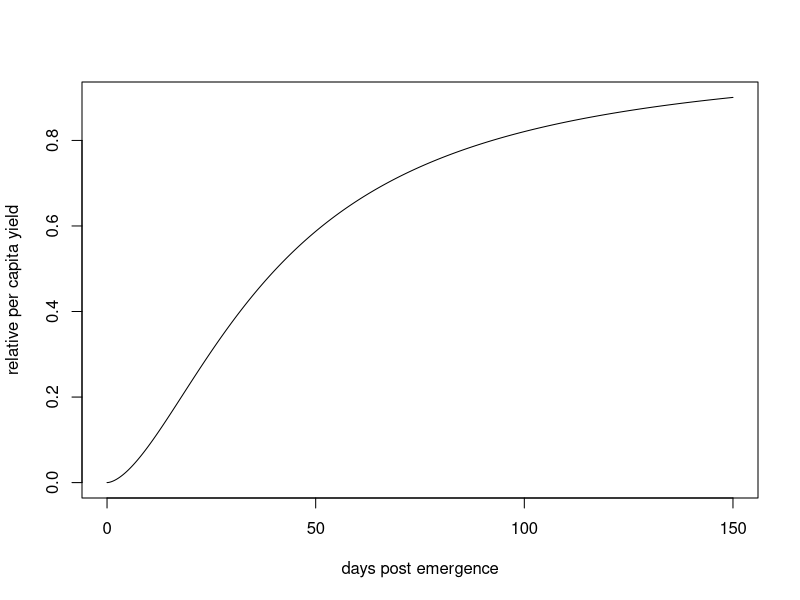
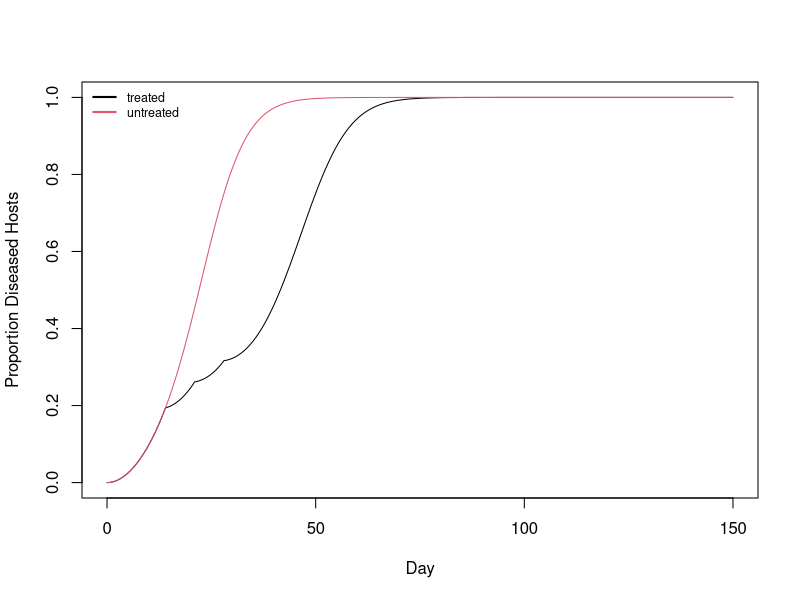
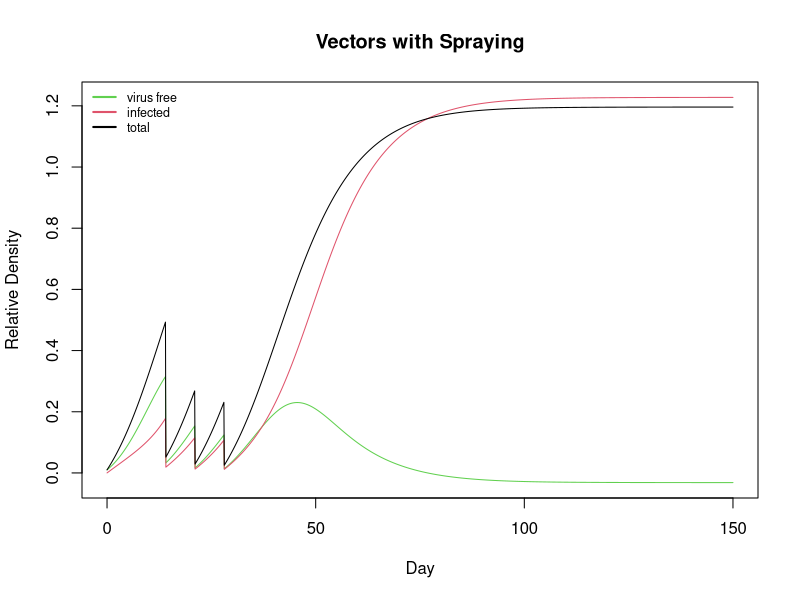
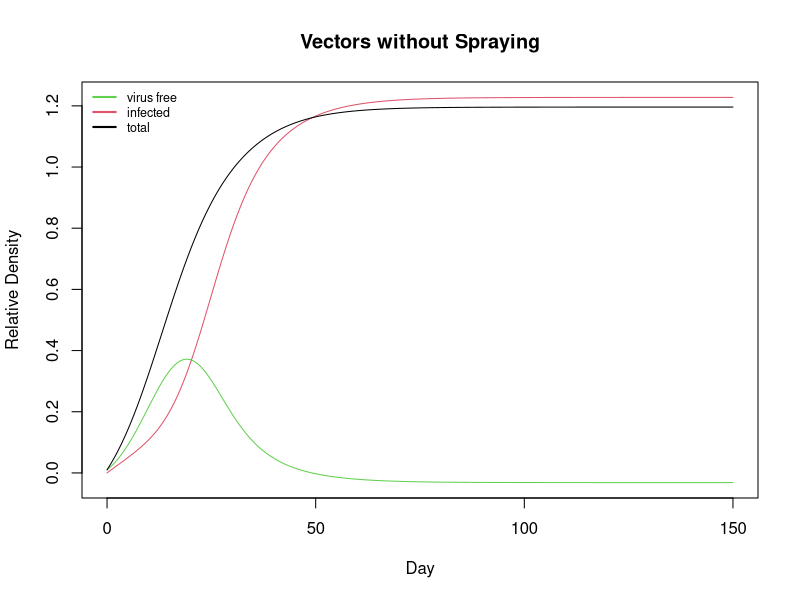

The R source for these figures, in order:
## ---- chunk 1
## Turn scientific notation off for printing
options(scipen = 999)
## Load the deSolve library		
library(deSolve)
## ---- chunk 2
# per capita yield if infected at time t
# modeled as a sigmoidal curve
k <- 1.68453
alpha <- 511.15
X <- function(t,alpha=alpha,k=k){
  #k determines the maximal steepness of increase
  #alpha^(1/k) is the the abscissa corresponding to ordinate value 1/2
  (t^k)/((alpha) + (t^k))
}
## ---- chunk 3
last.time <- 150 # 210 #last day of season

time <- seq(0,last.time, by = 0.1) #time points during growing season
## ---- chunk 4
## Solve simultaneously for D, S, and I, with different birth rates

DSIYdyn.cond <- function(t, y, p){
	D <- y[1]
	S <- y[2]
	I <- y[3]
	Y <- y[4]
	with(as.list(p),{
		dD.dt <- a*(1-D)*I/(1-D+D*rho.i)
	  dS.dt <- (b*(1-D)+bi*D)*(S+I)*(1-S-I) - delta*S - lambda*D*rho.n*S/(1-D+D*rho.n) + IM
		dI.dt <-  lambda*D*rho.n*S/(1-D+D*rho.n) - delta*I + IM
	  dY.dt <- (X(t,alpha=alpha,k=k)-1)*dD.dt
 		return(list(c(dD.dt, dS.dt,dI.dt,dY.dt)))
		})
}

#initial conditions
D0 <- 0 #disease free
S0 <- 0.01 #1% of carrying capacity
I0 <- 0.01*S0 #1% of susceptible density
Y0 <- 1

#parameters

a <- 0.2	#inoculation rate (based on Buchman et al. 2011)
delta <- 0.003 #vector death rate, estimated from longevity reported in Yang et al. 2010
lambda <- 0.2 #acquisition rate

#no preference
rho.i <- 1 #1.0
rho.n <- 1 #1.0

# case b1: b = bi
b <- .1015# this value is from Yang et al. (2010), Table 5
bi <- .07#b

# immigrating psyllids
IM <- .01

parms <- c(a = a, delta = delta, lambda = lambda, rho.i = rho.i, rho.n = rho.n, b = b, bi = bi, IM = IM)

#instantaneous mortality caused by spray treatment
m <- 0.9 

#spray treatment dates
spray.days <- c(14,21,28) #(14, 21, 28)

sprayfun <- function(t,y,parms){
  with(as.list(y),{
    y[1] <- y[1]
    y[2] <- (1-m)*y[2]
    y[3] <- (1-m)*y[3]
    y[4] <- y[4]
    return(y)
    })
}

# out <- ode(c(D0=D0, S0=S0, I0=I0), time, DSIdyn.cond, parms=parms,
#           events = list(func = sprayfun, time = spray.days))
out <- ode(c(D0=D0, S0=S0, I0=I0, Y0=Y0), time, DSIYdyn.cond, parms=parms,
           events = list(func = sprayfun, time = spray.days))

#same scenario but with no spraying
# out.nospray <- ode(c(D0=D0, S0=S0, I0=I0), time, DSIdyn.cond, parms=parms)
out.nospray <- ode(c(D0=D0, S0=S0, I0=I0, Y0=Y0), time, DSIYdyn.cond, parms=parms)

#total yield
L.index <- length(out[,1]) #index value for last day of season
yield <- out[L.index,5]
yield.no.spray <- out.nospray[L.index,5]
## ---- chunk 5
max.yield.per.plant <- 1 # 1.084
spray.cost <- 50
max.value <- 3080
fixed.cost <- 1635
treat.cost <- spray.cost*length(spray.days)
net <- max.value*max.yield.per.plant*yield - treat.cost - fixed.cost 
net.no.treat <- max.value*max.yield.per.plant*yield.no.spray - fixed.cost 
## ---- chunk 6
# per capita yield if infected at time t
plot(time,X(t=time,alpha=alpha,k=k),type="l",ylab="relative per capita yield",xlab="days post emergence")
## ---- chunk 7
#Plots of Disease and Vector Dynamics

plot(time, out[,2],type = "l", ylab = "Proportion Diseased Hosts", xlab = "Day", col = 1, ylim = c(0,1))
points(time,out.nospray[,2],type = "l",col = 2)
legend("topleft",c("treated","untreated"),lty=1,lwd=2,col=1:2,bty="n",cex=0.75)

matplot(time, cbind(out[,3], out[,4],out[,3]+out[,4]), type = "l", lty=1, ylab = "Relative Density", xlab = "Day", col = 3:1, main = "Vectors with Spraying")
legend("topleft",c("virus free","infected","total"),lty=1,lwd=2,col=3:1,bty="n",cex=0.75)

matplot(time, cbind(out.nospray[,3], out.nospray[,4],out.nospray[,3]+out.nospray[,4]), type = "l", lty=1, ylab = "Relative Density", xlab = "Day", col = 3:1, main = "Vectors without Spraying")
legend("topleft",c("virus free","infected","total"),lty=1,lwd=2,col=3:1,bty="n",cex=0.75)
